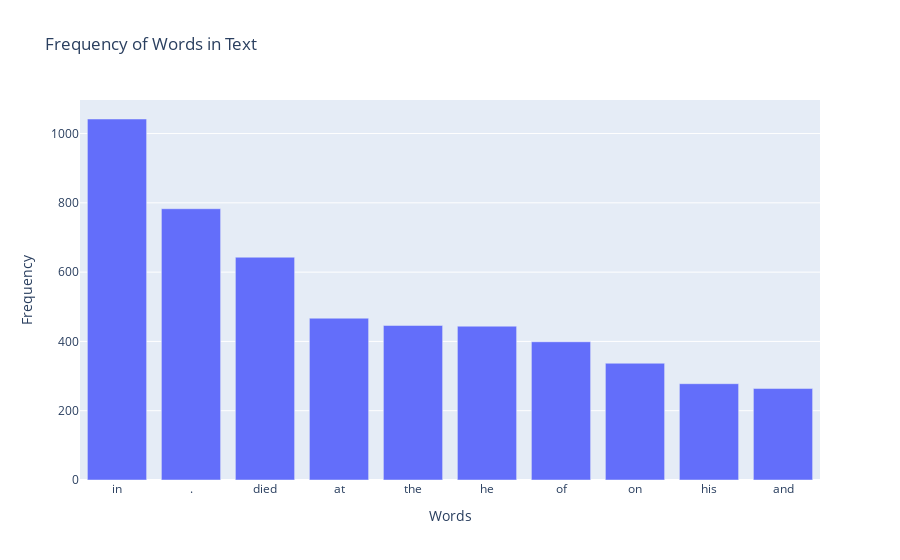

Here is the notebook cell this chart was saved with:
### Code cell
# Concatenate text data from the column
text_data = ' '.join(google_placeDeath['filled_sentence'])

# Generate word cloud
wordcloud = WordCloud(width=800, height=400, background_color='white').generate(text_data)

# Plot word cloud
plt.figure(figsize=(10, 5))
plt.imshow(wordcloud, interpolation='bilinear')
plt.axis('off')
plt.show()

# Tokenize the text into words
words = text_data.lower().split()

# Count the frequency of each word
word_freq = Counter(words)

# Sort by frequency in descending order
top_words = word_freq.most_common(10)

# Extract words and frequencies for plotting
words = [pair[0] for pair in top_words]
frequencies = [pair[1] for pair in top_words]

# Plotting the bar plot
fig = go.Figure(data=[go.Bar(x=words, y=frequencies)])

fig.update_layout(title='Frequency of Words in Text',
                  xaxis_title='Words',
                  yaxis_title='Frequency')

fig.show()

### Figure 1 — Plotly figure (JSON) as saved in the notebook; plotly's stock layout.template omitted (floating-point values rounded to 4 significant figures)
{"data": [{"type": "bar", "x": ["in", ".", "died", "at", "the", "he", "of", "on", "his", "and"], "y": [1042, 783, 643, 467, 446, 444, 399, 337, 278, 264]}], "layout": {"title": {"text": "Frequency of Words in Text"}, "xaxis": {"title": {"text": "Words"}}, "yaxis": {"title": {"text": "Frequency"}}}}
